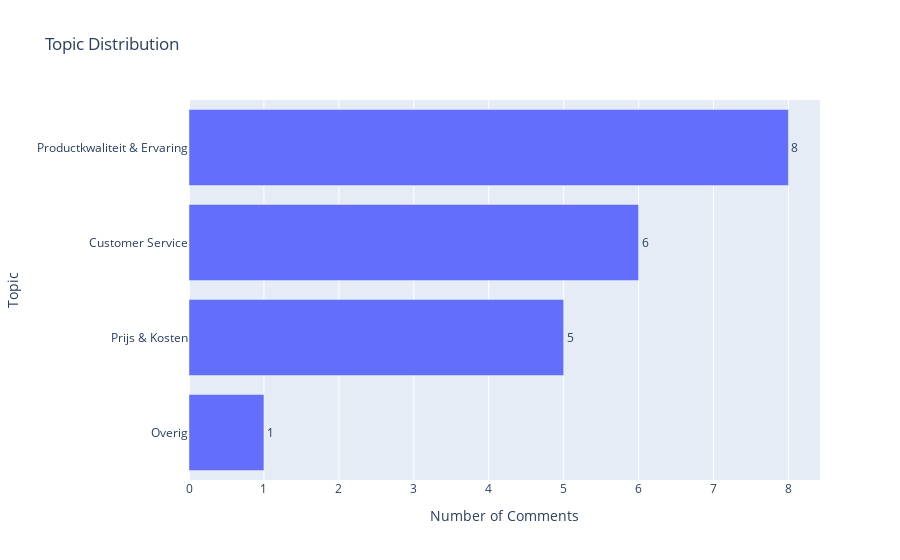
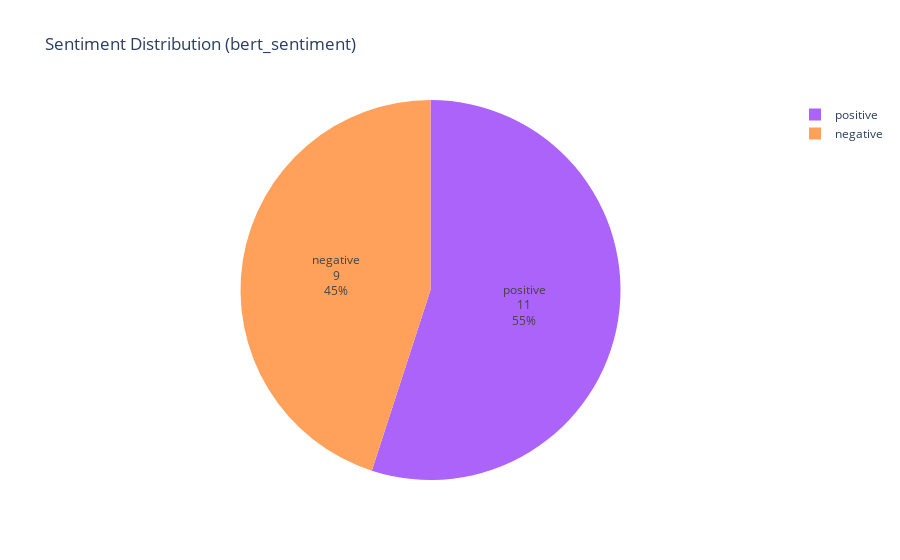
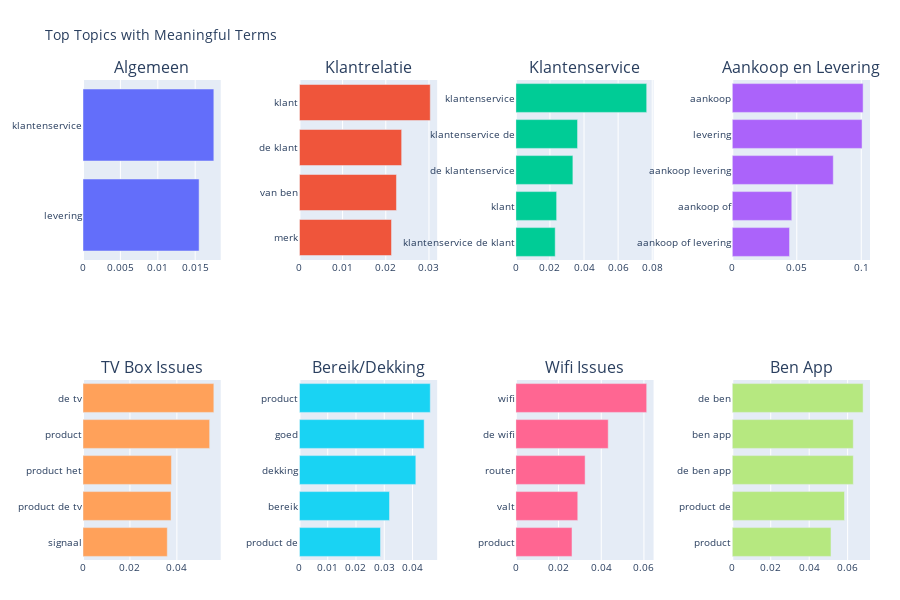
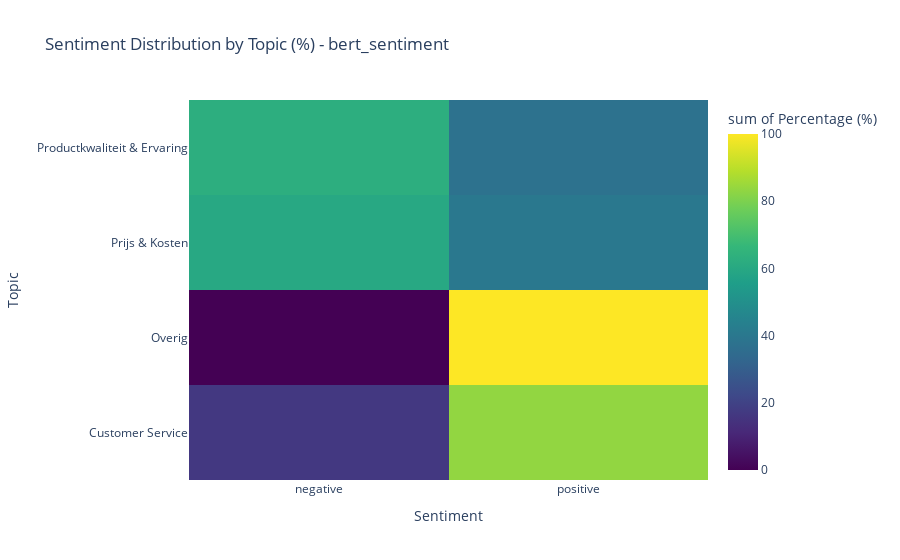

The notebook cell these images were saved under, in order:
### Code cell
logger.info("Generating visualizations...")

# --- Original Visualizations ---

# Create topic distribution chart (using schema_main_category or topic_name)
logger.info("Creating Topic Distribution Chart...")
# Decide which column represents the final topics ('topic_name' or 'schema_main_category')
topic_col_for_dist = 'schema_main_category' if 'schema_main_category' in results_df.columns else 'topic_name'
create_topic_distribution_chart(
    results_df,
    output_file=VIS_DIR / "new_data_topic_distribution.html",
    display_inline=True
)

# Create sentiment pie charts (BERT)
logger.info("Creating Sentiment Pie Chart (BERT)...")
create_sentiment_pie_chart(
    results_df,
    sentiment_column='bert_sentiment', # Make sure this column name matches output
    output_file=VIS_DIR / "new_data_bert_sentiment.html",
    display_inline=True
)

# Get improved topic terms (if needed for custom barchart)
logger.info("Cleaning topic terms for custom barchart...")
improved_topics = clean_topic_terms(topic_model)

# Create meaningful topic visualization (Custom Barchart)
logger.info("Creating Custom Topic Barchart...")
create_custom_barchart(
    topic_model,
    improved_topics,
    VIS_DIR,
    display_inline=True
)

# --- Additional Visualizations ---

# Create Topic Sentiment Heatmap (BERT)
logger.info("Creating Topic Sentiment Heatmap (BERT)...")
create_topic_sentiment_heatmap(
    results_df,
    sentiment_column='bert_sentiment',
    output_file=VIS_DIR / "topic_sentiment_heatmap_bert.html",
    display_inline=True
)

# Create Topic Co-occurrence Network Graph
logger.info("Creating Topic Co-occurrence Network Graph...")
# Check if enough data points exist for a meaningful graph
if len(results_df) > 20: # Example threshold
     create_theme_network_graph(
         results_df,
         min_co_occurrence=2, # Adjust threshold as needed
         output_file=VIS_DIR / "theme_network_graph.html",
         display_inline=True
     )
else:
     logger.warning("Skipping theme network graph due to insufficient data.")


# Create standard BERTopic visualizations (will save multiple files)
logger.info("Creating Standard BERTopic Visualizations...")
create_bertopic_visualizations(
    topic_model,
    VIS_DIR,
    display_inline=True # Will show similarity map and barchart inline if possible
)


# --- LLM vs BERT Comparison Visualizations (Optional) ---
# Check if LLM results are present before attempting comparison plots
llm_cols_present = all(col in results_df.columns for col in ['llm_sentiment', 'llm_sentiment_score'])

if llm_cols_present:
    logger.info("LLM sentiment columns found. Creating comparison visualizations...")

    # Create LLM vs BERT Sentiment Dashboard
    logger.info("Creating LLM vs BERT Sentiment Dashboard...")
    create_sentiment_comparison_dashboard(
        results_df,
        output_file=VIS_DIR / "llm_vs_bert_dashboard.html",
        use_dutch=False, # Set to True for Dutch labels
        display_inline=True
    )

    # Create LLM vs BERT Confusion Matrix
    logger.info("Creating LLM vs BERT Confusion Matrix...")
    create_confusion_matrix(
        results_df,
        output_file=VIS_DIR / "llm_vs_bert_confusion_matrix.html",
        use_dutch=False, # Set to True for Dutch labels
        display_inline=True
    )

    # Create LLM vs BERT Topic Sentiment Comparison Bars
    logger.info("Creating LLM vs BERT Topic Sentiment Comparison...")
    create_topic_sentiment_comparison(
        results_df,
        output_file=VIS_DIR / "llm_vs_bert_topic_sentiment.html",
        use_dutch=False, # Set to True for Dutch labels
        display_inline=True
    )

else:
    logger.warning("LLM sentiment columns ('llm_sentiment', 'llm_sentiment_score') not found in results. Skipping LLM vs BERT comparison plots.")


# --- Final Summary ---
logger.info(f"All requested visualizations generated (or skipped) and saved to {VIS_DIR} and displayed inline where applicable.")
logger.info(f"Processing complete. Final results CSV at: {output_csv_path}")

### Figure 1 — Plotly figure (JSON) as saved in the notebook; plotly's stock layout.template omitted (floating-point values rounded to 4 significant figures)
{"data": [{"hovertemplate": "Number of Comments=%{text}<br>Topic=%{y}<extra></extra>", "legendgroup": "", "marker": {"color": "#636efa", "pattern": {"shape": ""}}, "name": "", "orientation": "h", "showlegend": false, "text": [8.0, 6.0, 5.0, 1.0], "textposition": "outside", "type": "bar", "x": [8, 6, 5, 1], "xaxis": "x", "y": ["Productkwaliteit & Ervaring", "Customer Service", "Prijs & Kosten", "Overig"], "yaxis": "y"}], "layout": {"barmode": "relative", "legend": {"tracegroupgap": 0}, "title": {"text": "Topic Distribution"}, "xaxis": {"anchor": "y", "domain": [0, 1], "title": {"text": "Number of Comments"}}, "yaxis": {"anchor": "x", "categoryorder": "total ascending", "domain": [0, 1], "title": {"text": "Topic"}}}}

### Figure 2 — Plotly figure (JSON) as saved in the notebook; plotly's stock layout.template omitted (floating-point values rounded to 4 significant figures)
{"data": [{"customdata": [["positive"], ["negative"]], "domain": {"x": [0, 1], "y": [0, 1]}, "hovertemplate": "Sentiment=%{customdata[0]}<br>Count=%{value}<extra></extra>", "labels": ["positive", "negative"], "legendgroup": "", "marker": {"colors": ["#ab63fa", "#FFA15A"]}, "name": "", "showlegend": true, "textinfo": "percent+label+value", "textposition": "inside", "type": "pie", "values": [11, 9]}], "layout": {"legend": {"tracegroupgap": 0}, "title": {"text": "Sentiment Distribution (bert_sentiment)"}}}

### Figure 3 — Plotly figure (JSON) as saved in the notebook; plotly's stock layout.template omitted (floating-point values rounded to 4 significant figures)
{"data": [{"marker": {"color": "#636EFA"}, "name": "Algemeen", "orientation": "h", "showlegend": false, "type": "bar", "x": [0.01749, 0.01552], "xaxis": "x", "y": ["klantenservice", "levering"], "yaxis": "y"}, {"marker": {"color": "#EF553B"}, "name": "Klantrelatie", "orientation": "h", "showlegend": false, "type": "bar", "x": [0.0303, 0.02367, 0.02247, 0.02133], "xaxis": "x2", "y": ["klant", "de klant", "van ben", "merk"], "yaxis": "y2"}, {"marker": {"color": "#00CC96"}, "name": "Klantenservice", "orientation": "h", "showlegend": false, "type": "bar", "x": [0.07676, 0.0362, 0.03346, 0.02393, 0.02309], "xaxis": "x3", "y": ["klantenservice", "klantenservice de", "de klantenservice", "klant", "klantenservice de klant"], "yaxis": "y3"}, {"marker": {"color": "#AB63FA"}, "name": "Aankoop en Levering", "orientation": "h", "showlegend": false, "type": "bar", "x": [0.1014, 0.1006, 0.0783, 0.04612, 0.04438], "xaxis": "x4", "y": ["aankoop", "levering", "aankoop levering", "aankoop of", "aankoop of levering"], "yaxis": "y4"}, {"marker": {"color": "#FFA15A"}, "name": "TV Box Issues", "orientation": "h", "showlegend": false, "type": "bar", "x": [0.05575, 0.05397, 0.03768, 0.03751, 0.03591], "xaxis": "x5", "y": ["de tv", "product", "product het", "product de tv", "signaal"], "yaxis": "y5"}, {"marker": {"color": "#19D3F3"}, "name": "Bereik/Dekking", "orientation": "h", "showlegend": false, "type": "bar", "x": [0.04626, 0.0441, 0.04116, 0.03184, 0.02866], "xaxis": "x6", "y": ["product", "goed", "dekking", "bereik", "product de"], "yaxis": "y6"}, {"marker": {"color": "#FF6692"}, "name": "Wifi Issues", "orientation": "h", "showlegend": false, "type": "bar", "x": [0.06128, 0.04327, 0.03244, 0.029, 0.0263], "xaxis": "x7", "y": ["wifi", "de wifi", "router", "valt", "product"], "yaxis": "y7"}, {"marker": {"color": "#B6E880"}, "name": "Ben App", "orientation": "h", "showlegend": false, "type": "bar", "x": [0.06806, 0.06294, 0.06294, 0.05837, 0.05135], "xaxis": "x8", "y": ["de ben", "ben app", "de ben app", "product de", "product"], "yaxis": "y8"}], "layout": {"annotations": [{"font": {"size": 16}, "showarrow": false, "text": "Algemeen", "x": 0.0875, "xanchor": "center", "xref": "paper", "y": 1, "yanchor": "bottom", "yref": "paper"}, {"font": {"size": 16}, "showarrow": false, "text": "Klantrelatie", "x": 0.3625, "xanchor": "center", "xref": "paper", "y": 1, "yanchor": "bottom", "yref": "paper"}, {"font": {"size": 16}, "showarrow": false, "text": "Klantenservice", "x": 0.6375, "xanchor": "center", "xref": "paper", "y": 1, "yanchor": "bottom", "yref": "paper"}, {"font": {"size": 16}, "showarrow": false, "text": "Aankoop en Levering", "x": 0.9125, "xanchor": "center", "xref": "paper", "y": 1, "yanchor": "bottom", "yref": "paper"}, {"font": {"size": 16}, "showarrow": false, "text": "TV Box Issues", "x": 0.0875, "xanchor": "center", "xref": "paper", "y": 0.375, "yanchor": "bottom", "yref": "paper"}, {"font": {"size": 16}, "showarrow": false, "text": "Bereik/Dekking", "x": 0.3625, "xanchor": "center", "xref": "paper", "y": 0.375, "yanchor": "bottom", "yref": "paper"}, {"font": {"size": 16}, "showarrow": false, "text": "Wifi Issues", "x": 0.6375, "xanchor": "center", "xref": "paper", "y": 0.375, "yanchor": "bottom", "yref": "paper"}, {"font": {"size": 16}, "showarrow": false, "text": "Ben App", "x": 0.9125, "xanchor": "center", "xref": "paper", "y": 0.375, "yanchor": "bottom", "yref": "paper"}], "font": {"size": 10}, "height": 600, "margin": {"b": 40, "l": 50, "r": 30, "t": 80}, "showlegend": false, "title": {"text": "Top Topics with Meaningful Terms"}, "xaxis": {"anchor": "y", "domain": [0, 0.175]}, "xaxis2": {"anchor": "y2", "domain": [0.275, 0.45]}, "xaxis3": {"anchor": "y3", "domain": [0.55, 0.725]}, "xaxis4": {"anchor": "y4", "domain": [0.825, 1]}, "xaxis5": {"anchor": "y5", "domain": [0, 0.175]}, "xaxis6": {"anchor": "y6", "domain": [0.275, 0.45]}, "xaxis7": {"anchor": "y7", "domain": [0.55, 0.725]}, "xaxis8": {"anchor": "y8", "domain": [0.825, 1]}, "yaxis": {"anchor": "x", "autorange": "reversed", "domain": [0.625, 1]}, "yaxis2": {"anchor": "x2", "autorange": "reversed", "domain": [0.625, 1]}, "yaxis3": {"anchor": "x3", "autorange": "reversed", "domain": [0.625, 1]}, "yaxis4": {"anchor": "x4", "autorange": "reversed", "domain": [0.625, 1]}, "yaxis5": {"anchor": "x5", "autorange": "reversed", "domain": [0, 0.375]}, "yaxis6": {"anchor": "x6", "autorange": "reversed", "domain": [0, 0.375]}, "yaxis7": {"anchor": "x7", "autorange": "reversed", "domain": [0, 0.375]}, "yaxis8": {"anchor": "x8", "autorange": "reversed", "domain": [0, 0.375]}}}

### Figure 4 — Plotly figure (JSON) as saved in the notebook; plotly's stock layout.template omitted (floating-point values rounded to 4 significant figures)
{"data": [{"coloraxis": "coloraxis", "histfunc": "sum", "hovertemplate": "Sentiment=%{x}<br>Topic=%{y}<br>sum of Percentage (%)=%{z}<extra></extra>", "name": "", "type": "histogram2d", "x": ["negative", "negative", "negative", "negative", "positive", "positive", "positive", "positive"], "xaxis": "x", "xbingroup": "x", "y": ["Customer Service", "Overig", "Prijs & Kosten", "Productkwaliteit & Ervaring", "Customer Service", "Overig", "Prijs & Kosten", "Productkwaliteit & Ervaring"], "yaxis": "y", "ybingroup": "y", "z": [16.67, 0.0, 60.0, 62.5, 83.33, 100.0, 40.0, 37.5]}], "layout": {"coloraxis": {"colorbar": {"title": {"text": "sum of Percentage (%)"}}, "colorscale": [[0, "#440154"], [0.1111, "#482878"], [0.2222, "#3e4989"], [0.3333, "#31688e"], [0.4444, "#26828e"], [0.5556, "#1f9e89"], [0.6667, "#35b779"], [0.7778, "#6ece58"], [0.8889, "#b5de2b"], [1, "#fde725"]]}, "legend": {"tracegroupgap": 0}, "title": {"text": "Sentiment Distribution by Topic (%) - bert_sentiment"}, "xaxis": {"anchor": "y", "domain": [0, 1], "title": {"text": "Sentiment"}}, "yaxis": {"anchor": "x", "categoryorder": "total descending", "domain": [0, 1], "title": {"text": "Topic"}}}}
